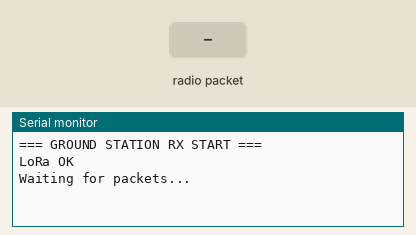
Simulated run of this program. Board: ESP32. Parts: the last lines printed to the serial monitor. The inputs (shaded band) are chosen by the test bench. No radio packets arrive unless stated.

Above: at 3.3 s.
3.4 s: radio packet "1" arrives
At 4.4 s:
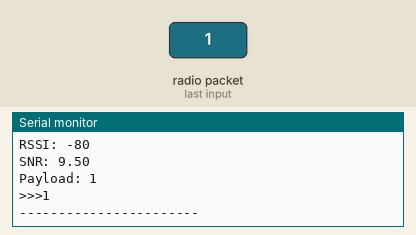
4.9 s: radio packet "0" arrives
At 5.6 s:
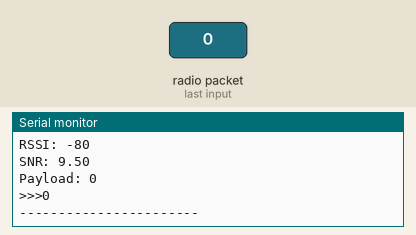
6.4 s: radio packet "2" arrives
At 6.8 s:
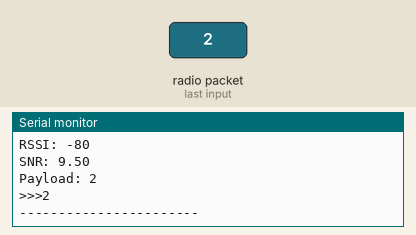

The program:

main.cpp
```cpp
#include <Arduino.h>
#include <SPI.h>
#include <LoRa.h>

// ===== LoRa PINY =====
#define LORA_SCK  18
#define LORA_MISO 19
#define LORA_MOSI 5
#define LORA_NSS  27
#define LORA_RST  14
#define LORA_DIO0 26

uint32_t packetCount = 0;
unsigned long lastPacketTime = 0;

void setup() {
  Serial.begin(115200);
  delay(2000);

  Serial.println("=== GROUND STATION RX START ===");

  SPI.begin(LORA_SCK, LORA_MISO, LORA_MOSI, LORA_NSS);

  pinMode(LORA_RST, OUTPUT);
  digitalWrite(LORA_RST, LOW);
  delay(50);
  digitalWrite(LORA_RST, HIGH);
  delay(50);

  LoRa.setPins(LORA_NSS, LORA_RST, LORA_DIO0);

  if (!LoRa.begin(433E6)) {
    Serial.println("LoRa FAIL");
    while (true);
  }

  LoRa.setSpreadingFactor(7);
  LoRa.setSignalBandwidth(125E3);
  LoRa.setCodingRate4(5);
  LoRa.setSyncWord(0x12);

  Serial.println("LoRa OK");
  Serial.println("Waiting for packets...");
}

void loop() {
  int packetSize = LoRa.parsePacket();

  if (packetSize) {
    Serial.println("Data processing...");
    Serial.println("Data confirmed...");
    Serial.println("---- DATA RECEIVED ----");

    packetCount++;
    lastPacketTime = millis();

    String data = "";
    while (LoRa.available()) {
      data += (char)LoRa.read();
    }

    Serial.print("Packet #: ");
    Serial.println(packetCount);
    Serial.print("Length: ");
    Serial.println(packetSize);
    Serial.print("RSSI: ");
    Serial.println(LoRa.packetRssi());
    Serial.print("SNR: ");
    Serial.println(LoRa.packetSnr());
    Serial.print("Payload: ");
    Serial.println(data);
    Serial.println(">>>" + data);
    Serial.println("-----------------------");
  }

  // Status každých 10 sekúnd
  static unsigned long lastStatus = 0;
  if (millis() - lastStatus > 10000) {
    lastStatus = millis();
    Serial.println("=== GROUND STATION STATUS ===");
    Serial.print("LoRa: OK");
    Serial.println();
    Serial.print("Received packets: ");
    Serial.println(packetCount);
    Serial.print("Last packet age [ms]: ");
    Serial.println(lastPacketTime > 0 ? millis() - lastPacketTime : 0);
    Serial.println("=============================");
  }
}
```

Measured:
- after the input at 3.4 s, the serial monitor: prints a new line at once (image 1)
- after the input at 4.9 s, the serial monitor: prints a new line at once (image 2)
- after the input at 6.4 s, the serial monitor: prints a new line at once (image 3)
